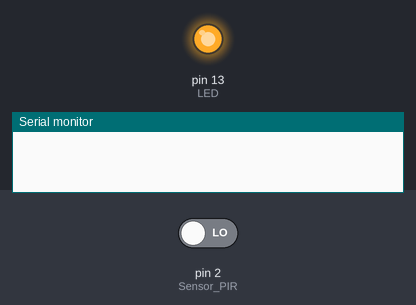
Bench run of a sketch on a simulated Arduino Uno, built with avr-gcc and run on an emulated ATmega328P. Shown: output pins drawn as LEDs (lit = HIGH), the last lines printed to the serial monitor. The inputs (shaded band) are chosen by the test bench; at power-on: pin 2 (Sensor_PIR) LOW.

Above: at 1.2 s.
1.3 s: pin 2 (Sensor_PIR) driven HIGH
At 7.6 s:
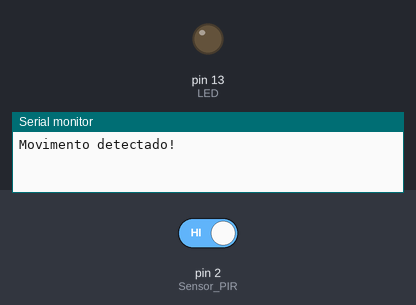
Timing chart, 0 to 9.1 s (numbered marks = the images above; inputs shaded):
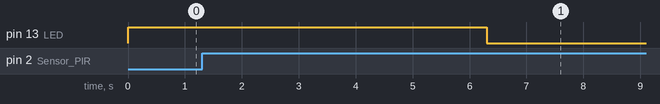

The sketch:

sensor_presen_a.ino
```cpp
// ================================================
// Sensor de Presença com PIR
// Autor: Filipe Martins
// Detecta movimento e aciona LED por 5s
// ================================================

#include <Arduino.h>

// Variáveis de controle
bool estadoLed = false;
bool estadoSensor;
bool estadoAnterior = false;
unsigned long tempoUltimoMovimento = 0;

void setup()
{
    pinMode(2, INPUT);   // Sensor PIR — pino 2
    pinMode(13, OUTPUT); // LED — pino 13
    Serial.begin(9600);
}

void loop()
{
    estadoSensor = digitalRead(2); // Lê o estado do sensor

    // Detectou novo movimento (detecção de borda)
    if (estadoSensor && !estadoAnterior)
    {
        tempoUltimoMovimento = millis(); // Marca o tempo do movimento
        Serial.println("Movimento detectado!");
    }

    // Mantém o LED ligado por 5 segundos após o último movimento
    if (millis() - tempoUltimoMovimento < 5000)
    {
        digitalWrite(13, HIGH);
        estadoLed = true;
    }
    else
    {
        digitalWrite(13, LOW);
        estadoLed = false;
    }

    estadoAnterior = estadoSensor; // Atualiza o estado anterior
}
```

Measured:
- after the input at 1.3 s, pin 13 (LED): HIGH → LOW after 5.0 s instead of 3.7 s
